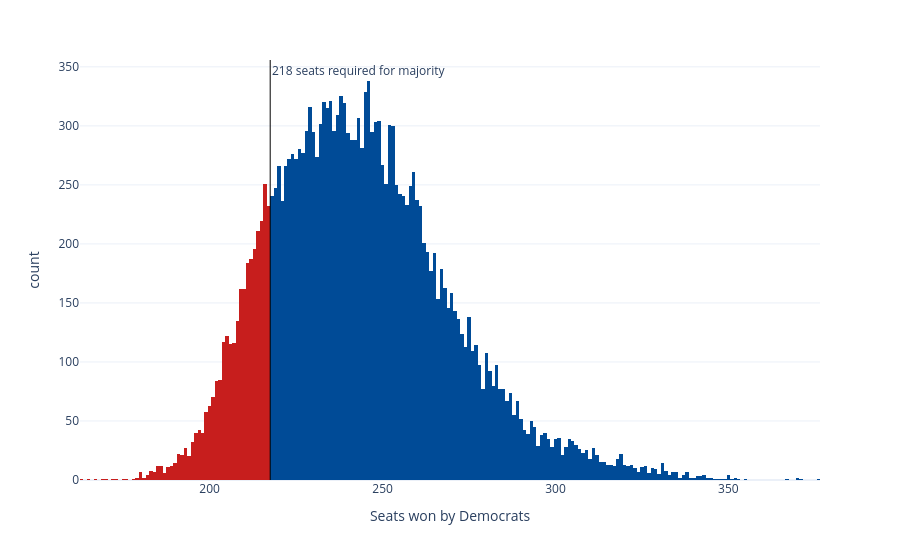

Write notebook code for a chart like this one.
### Code cell
sims_hist = px.histogram(seat_sims, x='seats', nbins=np.unique(seat_sims['seats']).shape[0]*2, color='winner',
                         color_discrete_map={'Democrats': '#004b97', 'Republicans': '#c71e1d'},
                         labels={'seats':'Seats won by Democrats', 'winner': 'Winner'}, template='plotly_white')
sims_hist.update_traces(showlegend=False)
sims_hist.add_vline(x=217.5, line_width=1, line_color='black', annotation_text='218 seats required for majority', 
                    annotation_position='top right')
sims_hist

### Figure 1 — Plotly figure (JSON) as saved in the notebook; plotly's stock layout.template omitted (floating-point values rounded to 4 significant figures; data arrays with more than 128 entries replaced by an {"elided": "..."} marker saying what was removed)
{"data": [{"bingroup": "x", "hovertemplate": "Winner=Democrats<br>Seats won by Democrats=%{x}<br>count=%{y}<extra></extra>", "legendgroup": "Democrats", "marker": {"color": "#004b97", "pattern": {"shape": ""}}, "name": "Democrats", "nbinsx": 380, "orientation": "v", "showlegend": false, "type": "histogram", "x": {"elided": "16880 int values"}, "xaxis": "x", "yaxis": "y"}, {"bingroup": "x", "hovertemplate": "Winner=Republicans<br>Seats won by Democrats=%{x}<br>count=%{y}<extra></extra>", "legendgroup": "Republicans", "marker": {"color": "#c71e1d", "pattern": {"shape": ""}}, "name": "Republicans", "nbinsx": 380, "orientation": "v", "showlegend": false, "type": "histogram", "x": {"elided": "3120 int values"}, "xaxis": "x", "yaxis": "y"}], "layout": {"annotations": [{"showarrow": false, "text": "218 seats required for majority", "x": 217.5, "xanchor": "left", "xref": "x", "y": 1, "yanchor": "top", "yref": "y domain"}], "barmode": "relative", "legend": {"title": {"text": "Winner"}, "tracegroupgap": 0}, "margin": {"t": 60}, "shapes": [{"line": {"color": "black", "width": 1}, "type": "line", "x0": 217.5, "x1": 217.5, "xref": "x", "y0": 0, "y1": 1, "yref": "y domain"}], "xaxis": {"anchor": "y", "domain": [0, 1], "title": {"text": "Seats won by Democrats"}}, "yaxis": {"anchor": "x", "domain": [0, 1], "title": {"text": "count"}}}}
